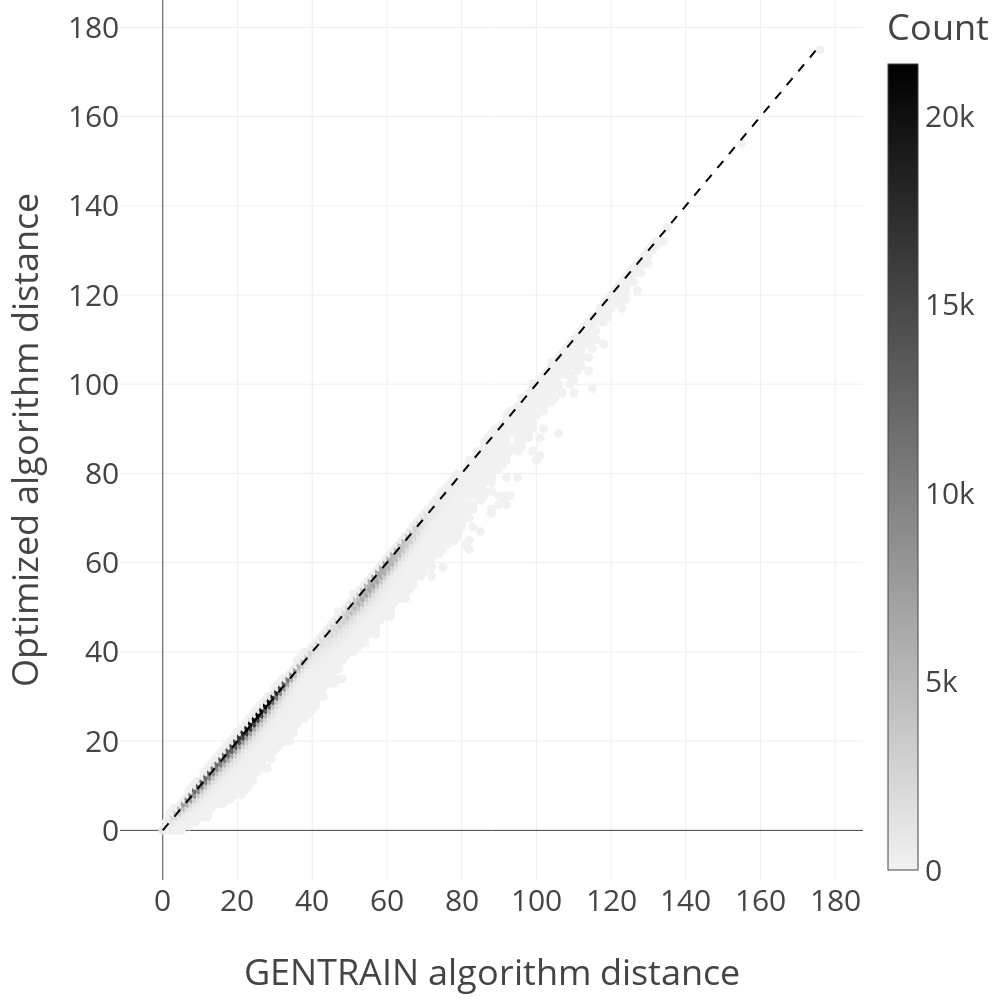

The notebook cell this image was saved under:
### Code cell
gentrain_flatten = distance_matrix_gentrain.flatten()
optimized_flatten = distance_matrix_optimized.flatten()
data = pd.DataFrame({
    "gentrain": gentrain_flatten,
    "optimized": optimized_flatten
})


data = data.groupby(["gentrain", "optimized"]).size().reset_index(name="count")

fig = px.scatter(data, x="gentrain", y="optimized", color="count", color_continuous_scale=[[0, "#f1f1f1"], [1, "#000000"]], labels={"count": "Count"})

fig.add_shape(
    type="line",
    x0=min(gentrain_flatten.min(), optimized_flatten.min()),
    y0=min(gentrain_flatten.min(), optimized_flatten.min()),
    x1=max(gentrain_flatten.max(), optimized_flatten.max()),
    y1=max(gentrain_flatten.max(), optimized_flatten.max()),
    line=dict(color="black", width=2, dash="dash"),
    name="y = x",
)
fig.update_layout(width=1000, height=1000,template="presentation",font=dict(size=30),  xaxis=dict(
        title=dict(
            text="GENTRAIN algorithm distance",
            standoff=40
        ),
        tickangle=0
    ),
    margin=dict(l=120,r=0,t=0,b=120),
    yaxis=dict(
        title=dict(
            text="Optimized algorithm distance",
            standoff=40
        ),
        tickangle=0
    ),)
fig.show()

### Figure 1 — Plotly figure (JSON) as saved in the notebook; plotly's stock layout.template omitted (floating-point values rounded to 4 significant figures; data arrays with more than 128 entries replaced by an {"elided": "..."} marker saying what was removed)
{"data": [{"hovertemplate": "gentrain=%{x}<br>optimized=%{y}<br>Count=%{marker.color}<extra></extra>", "legendgroup": "", "marker": {"color": {"elided": "1434 int values"}, "coloraxis": "coloraxis", "symbol": "circle"}, "mode": "markers", "name": "", "showlegend": false, "type": "scattergl", "x": {"elided": "1434 int values"}, "xaxis": "x", "y": {"elided": "1434 int values"}, "yaxis": "y"}], "layout": {"coloraxis": {"colorbar": {"title": {"text": "Count"}}, "colorscale": [[0, "#f1f1f1"], [1, "#000000"]]}, "font": {"size": 30}, "height": 1000, "legend": {"tracegroupgap": 0}, "margin": {"b": 120, "l": 120, "r": 0, "t": 0}, "shapes": [{"line": {"color": "black", "dash": "dash", "width": 2}, "name": "y = x", "type": "line", "x0": 0, "x1": 176, "y0": 0, "y1": 176}], "width": 1000, "xaxis": {"anchor": "y", "autorange": true, "domain": [0, 1], "range": [-11.46, 187.5], "tickangle": 0, "title": {"standoff": 40, "text": "GENTRAIN algorithm distance"}, "type": "linear"}, "yaxis": {"anchor": "x", "autorange": true, "domain": [0, 1], "range": [-11.12, 186.1], "tickangle": 0, "title": {"standoff": 40, "text": "Optimized algorithm distance"}, "type": "linear"}}}
